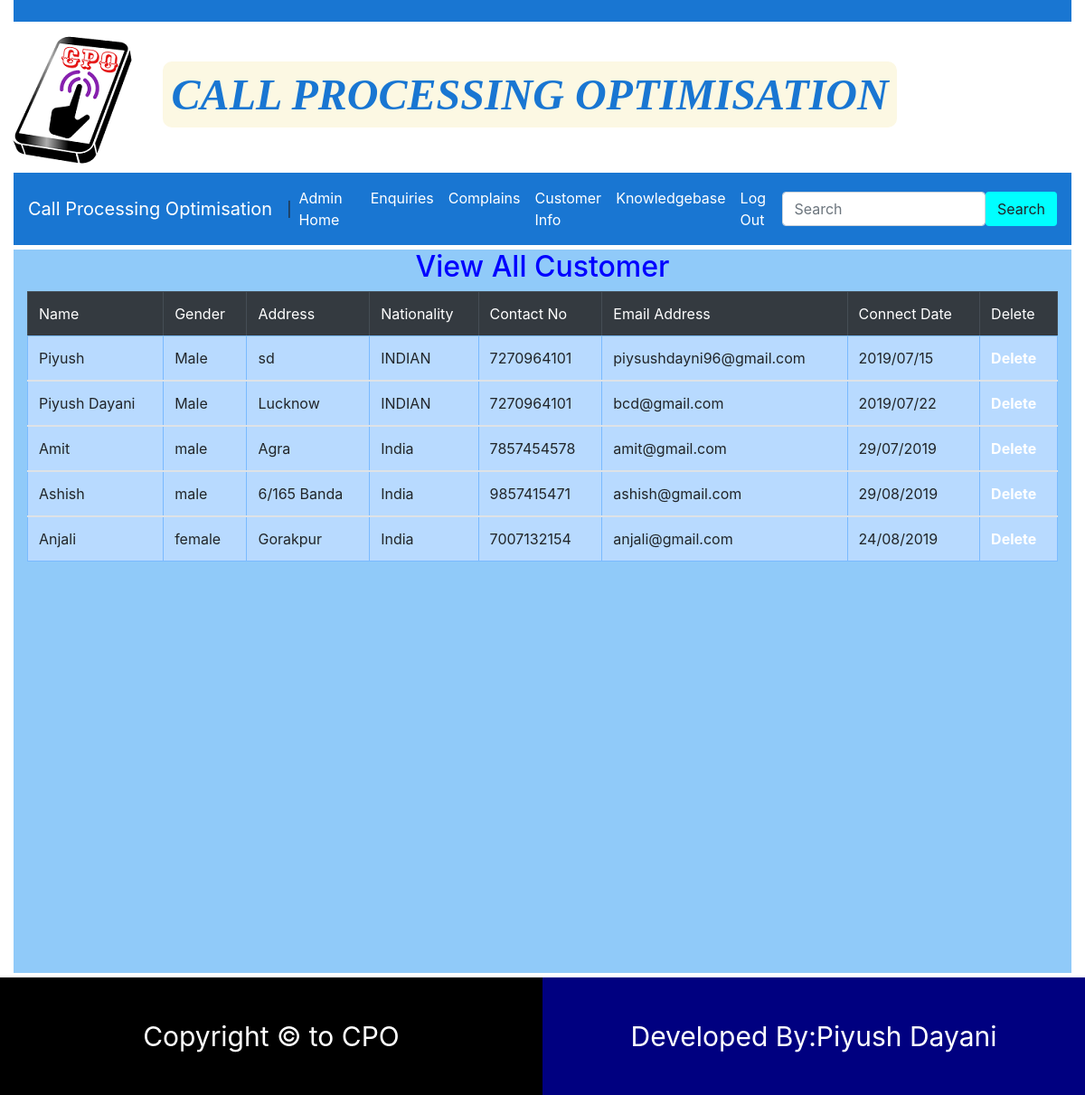
/adminzone/customerinfo (signed in), run on the app's committed database.
### generalzone/models.py (models this page shows)
class CustomerInfo(models.Model):
    name=models.CharField(max_length=50)
    gender=models.CharField(max_length=6)
    address=models.TextField()
    nationality=models.CharField(max_length=50)
    contactno=models.CharField(max_length=50)
    emailaddress=models.CharField(max_length=50,primary_key=True)
    password=models.CharField(max_length=20)
    connectdate = models.CharField(max_length=20)

### adminzone/views.py (the view)
def customerinfo(request):
    if request.session['adminid']:
        cust=CustomerInfo.objects.all()
        return render(request,'customerinfo.html',{'cust':cust})
    else:
        return render(request,'login.html')

### adminzone/templates/customerinfo.html (shortened to what this page needs)
<!DOCTYPE html>
<html lang="en">
{% load static%}
<head>
<link rel="stylesheet" href="https://stackpath.bootstrapcdn.com/bootstrap/4.3.1/css/bootstrap.min.css">
<link rel="stylesheet" href="https://maxcdn.bootstrapcdn.com/font-awesome/4.7.0/css/font-awesome.min.css">
</head>
<body>
<div class="bs-example">
<div class="container-fluid">
  <div class="container-fluid" style="background-color:#1976d2">&nbsp;</div>
    <div class="row" style="height:160px; width:101.1%;   border-radius:10px;margin-top:5px;"><img src="{%static 'images/cpos.png'%}"/><div style="margin-left:20px; font-size:4vw;line-height:150px;color:white;"><b><i><mark style="font-family:cursive;color:#1976d2;border-radius:10px;">CALL PROCESSING OPTIMISATION</mark></i></b></div></div>
    <nav id="nav-tab" class="navbar navbar-expand-md   sticky-top " style="background-color:#1976d2;margin-top:2px; ">
        <a href="#" class="navbar-brand">Call Processing Optimisation </a>|
        <div class="collapse navbar-collapse" id="navbarCollapse">
            <div class="navbar-nav">
                       <a href="{% url 'adminzone:adminhome'%}" class="nav-item nav-link ">Admin Home</a>
            <a href="{% url 'adminzone:enquiries'%}" class="nav-item nav-link ">Enquiries</a>
            <a href="{% url 'adminzone:complains'%}" class="nav-item nav-link ">Complains</a>
            <a href="{% url 'adminzone:customerinfo'%}" class="nav-item nav-link ">Customer Info</a>
            <a href="{%url 'adminzone:knowledgebase'%}" class="nav-item nav-link ">Knowledgebase</a>
            <a href="{%url 'adminzone:logout'%}" class="nav-item nav-link ">Log Out</a>
            </div>
            <div class="navbar-nav ml-auto">
                   <form class="navbar-form navbar-left" role="search">
        <div class="form-group navbar-nav ml auto">
          <input type="text" class="form-control" placeholder="Search">
        <button type="submit" class="btn btn-default" style="background-color:aqua;">Search</button></div>
                   </form></div>
        </div>
    </nav>
    <div id="parent" class="container-fluid">
        <h2 style="color:blue;text-align:center;">
            View All Customer
        </h2>
        <div class="table-responsive">
        <table border="1" class="table">
           <thead class="table-dark">
            <tr>
            <td>Name</td>
            <td>Gender</td>
            <td>Address</td>
            <td>Nationality</td>
            <td>Contact No</td>
            <td>Email Address</td>
            <td>Connect Date</td>
                <td>Delete</td>
            </tr>
            </thead>
            {%for c in cust %}
          <tbody class="table-hover">
            <tr class="table-primary">
                <td>{{c.name}}</td>
                <td>{{c.gender}}</td>
                <td>{{c.address}}</td>
                <td>{{c.nationality}}</td>
                <td>{{c.contactno}}</td>
                <td>{{c.emailaddress}}</td>
                <td>{{c.connectdate}}</td>
                <td><a style="font-weight:bold;" href="{% url 'adminzone:deletecustomerinfo' emailaddress=c.emailaddress %}">Delete</a></td>
            </tr>
            </tbody>
            {%endfor%}
        </table>
            </div>
    </div>
 <div id="footer" class="row">
        <div id="lfooter" class="col-sm-6">
            Copyright &copy; to CPO
        </div>
        <div id="rfooter" class="col-sm-6">
            Developed By:Piyush Dayani
        </div>
    </div>
</div>
</body>
</html>

### adminzone/templates/customerinfo.html (style rules this page uses)
.bs-example { // margin-top: 20px; }
#parent { min-height:800px; margin-top:5px; background-color:#90caf9; }
#footer { min-height:130px; margin-top:5px; }
#lfooter { min-height:130px; background-color:black; color:white; text-align:center; float:left; font-size:30px; line-height:130px; }
#rfooter { min-height:130px; background-color:navy; float:right; font-size:30px; color:white; text-align:center; line-height:130px; }
a { color:white; }

### data on the page
CustomerInfo: name "Piyush", gender "Male", address "sd", nationality "INDIAN", contactno "7270964101", emailaddress "piysushdayni96@gmail.com", connectdate "2019/07/15"
CustomerInfo: name "Piyush Dayani", gender "Male", address "Lucknow", nationality "INDIAN", contactno "7270964101", emailaddress "bcd@gmail.com", connectdate "2019/07/22"
CustomerInfo: name "Amit", gender "male", address "Agra", nationality "India", contactno "7857454578", emailaddress "amit@gmail.com", connectdate "29/07/2019"
CustomerInfo: name "Ashish", gender "male", address "6/165 Banda", nationality "India", contactno "9857415471", emailaddress "ashish@gmail.com", connectdate "29/08/2019"
CustomerInfo: name "Anjali", gender "female", address "Gorakpur", nationality "India", contactno "7007132154", emailaddress "anjali@gmail.com", connectdate "24/08/2019"
